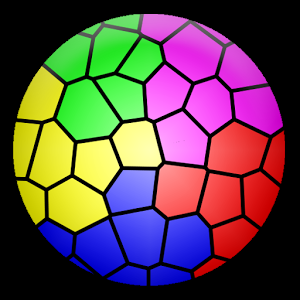
#> input picture image_processing/3.jpg, 300 x 300 px, found by its file name
$ python -i histogramService.py   (imports and definitions only)
#> lines starting #> are read from the running program, lines starting #| are printed output that depends on the picture
import cv2
from matplotlib import pyplot as plt


def gray_histogram(img_name, result_name):
    img_path = 'D:/usr/cv-spring/upload/' + img_name
    result_path = 'image_processing/results/' + result_name

    img = cv2.imread(img_path, 0)
    plt.subplot(121)
    plt.imshow(img, "gray")
    plt.subplot(122)
    hist = cv2.calcHist([img], [0], None, [256], [0, 255])
    plt.plot(hist)
    plt.xlim([0, 255])
    plt.savefig(result_path)
    return 1


def bgr_histogram(img_name, result_name):
#> called with img_name = '../3.jpg', result_name = 'out.png'
    img_path = 'D:/usr/cv-spring/upload/' + img_name
    result_path = 'image_processing/results/' + result_name

    img = cv2.imread(img_path)
#> img is the input picture: shape (300, 300, 3); mean B, G, R 75.4, 72.1, 95.8
    color = ["r", "g", "b"]
    img_b, img_g, img_r = cv2.split(img)
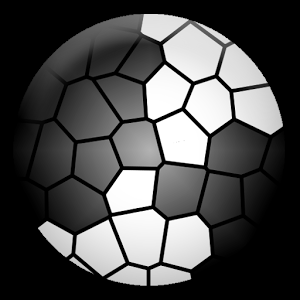
#> img_b: shape (300, 300); min 0, max 255, mean 75.4
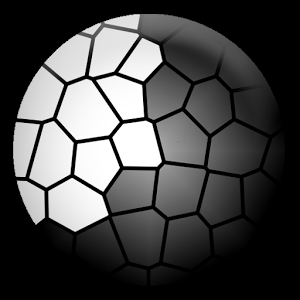
#> img_g: shape (300, 300); min 0, max 255, mean 72.1
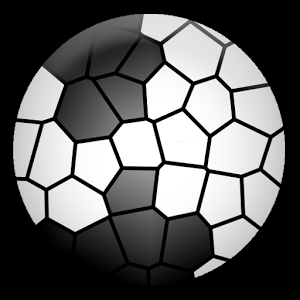
#> img_r: shape (300, 300); min 0, max 255, mean 95.8
    img = cv2.merge([img_r, img_g, img_b])
    plt.subplot(121)
    plt.imshow(img)
    plt.subplot(122)
    for index, c in enumerate(color):
        hist = cv2.calcHist([img], [index], None, [256], [0, 255])

        plt.plot(hist, color=c)
        plt.xlim([0, 255])
    plt.savefig(result_path)
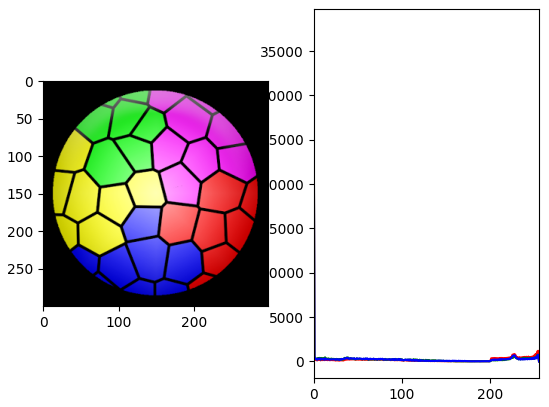
#> figure drawn by matplotlib, 2 panels; panel 2: curve peaks at x = 0, y = 37477; panel 2: curve peaks at x = 0, y = 37905; panel 2: curve peaks at x = 0, y = 37748
    return 1

>>> result = bgr_histogram('../3.jpg', 'out.png')
